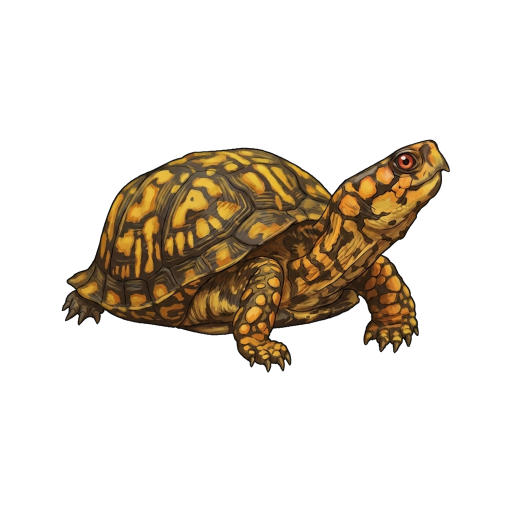
#> input picture art-pipeline/lora/dataset_v7/img_2x/common_box_turtle_3.png, 1024 x 1024 px (shown at 1/2 size); its folder holds only this picture in this run
$ python measure_outline_trough.py   (older library calls are emulated)
#> lines starting #> are read from the running program, lines starting #| are printed output that depends on the picture; after the words box and inside, x2 and y2 are one past the last pixel; in counts of white or black regions, pixels touching at a corner belong together
### art-pipeline/archive/experiments/analyze_style_consistency.py
import cv2
import numpy as np
from PIL import Image, ImageDraw, ImageFont
from pathlib import Path

ART = Path(r"C:\Users\nars7\.gemini\antigravity\brain\cf192390-434f-49ae-a401-59243749f021")
DS = Path("art-pipeline/lora/dataset")
PRE_BIRDS = Path("art-pipeline/batch_run_true_birds_snake_v2/clean_s066")
PRE_V6 = Path("art-pipeline/batch_run_v6_eval/clean_v6_step1250_s076")
PRE_SNAKE = Path("art-pipeline/batch_run_true_art_style_3_7_8/clean_v6_s052")
B2 = Path("art-pipeline/batch_run_fresh_20_batch2/clean_out")


def load_all_items() -> list[tuple[str, Path]]:
    items = []
    for sub in ["img_6x", "img_4x", "img_2x"]:
        for p in sorted((DS / sub).glob("*.png")):
            items.append((f"[v6 {sub}] {p.stem}", p))
    for fn in ["00_northern_shoveler.png", "01_northern_pintail.png", "02_american_wigeon.png", "03_green-winged_teal.png"]:
        items.append((f"[Pre-B1] {fn[3:-4]}", PRE_BIRDS / fn))
    for fn in [
        "04_mule_deer.png",
        "05_muskrat.png",
        "06_california_ground_squirrel.png",
        "07_american_pika.png",
        "08_pond_slider.png",
        "10_gopher_tortoise.png",
    ]:
        items.append((f"[Pre-B1] {fn[3:-4]}", PRE_V6 / fn))
    for fn, lbl in [
        ("00_opt3_13608867.png", "watersnake_opt3"),
        ("01_opt7_526919366.png", "watersnake_opt7"),
        ("02_opt8_13810420.png", "watersnake_opt8"),
    ]:
        items.append((f"[Pre-B1] {lbl}", PRE_SNAKE / fn))
    for p in sorted(ART.glob("fresh20_v2_*.png")):
        if "bat_ray_front" in p.name:
            continue
        short = p.stem.replace("fresh20_v2_", "")
        items.append((f"[B1-v2] {short}", p))
    for p in sorted(B2.glob("*.png")):
        items.append((f"[B2] {p.stem}", p))
    return items


# [141 lines left out: functions measure_style, main, not called in this run]


# [2 lines that do not run on import are left out]

### art-pipeline/archive/experiments/measure_outline_trough.py
"""
Halo-Invariant 1D Rebound-Trough Outline Detector:
Why previous methods failed:
1. RGBA/anti-aliased images have a 2–4px near-white halo (`L = 230..253`) outside the true edge, shifting fixed `d=1..3px` bands into white space.
2. Light-colored animals (`#47 scrub_jay`, `#55 wood_frog`) often have a colored/umber outline (`L_trough = 100..145` against an `L_body = 190..235` interior — a +85 luminance rebound!), which a fixed `L < 68` threshold misses.
3. Conversely, a dark stripe or dark animal (`L_edge = 40, L_body = 40`) has zero rebound (`L_body - L_trough = 0`) and is NOT an outline.

How this detector works:
1. Starts the silhouette strictly at `L < 215` (the 50% contrast crossing), completely ignoring any outer white/grey halo (`215..255`), and fills internal holes so white feathers (`#9 woodpecker`, `#17 snowy_owl`) are inside the silhouette.
2. At each perimeter segment, walks inward along the normal from `d = 0.5 px` to `d = 12 px`:
   - Finds the local minimum `L_trough` in the outer edge zone `d in [0.5 .. 5.0 px]` at distance `d_min`.
   - Finds the immediate interior body level `L_body` (75th percentile of `L` in `d in [d_min + 2.0 .. d_min + 7.5 px]`, i.e., strictly *behind* the trough).
   - Computes the True Trough Rebound:
       Rebound = L_body - L_trough
     If the profile monotonically darkens into a dark body/stripe without rebounding (`L_body <= L_trough + 10`), `Rebound ~ 0` (NOT an outline!).
3. Classifies every non-black boundary point (`L_body > 75`) into 3 clear physical categories:
   - BLACK / DARK CHARCOAL OUTLINE (Green): `Rebound >= 18` AND `L_trough < 70`
   - COLORED / WARM UMBER OUTLINE (Orange): `Rebound >= 15` AND `70 <= L_trough < 150`
   - NO OUTLINE / LINELESS EDGE (Red): `Rebound < 15` (body color meets background with no darker bounding line)
"""
import cv2
import numpy as np
from PIL import Image, ImageDraw, ImageFont
from pathlib import Path
import sys

sys.path.insert(0, str(Path(__file__).parent))
from analyze_style_consistency import load_all_items, ART

PICKED_45 = [
    1, 2, 3, 4, 5, 6, 7, 8, 9,
    11, 12,
    14, 15, 16, 17, 18, 19, 20, 21, 22, 23, 24, 25, 26,
    28, 29, 30, 31,
    34, 36,
    41, 42, 43,
    47,
    51, 52, 53,
    55, 56, 57,
    62, 66, 68, 69, 76,
]


def get_halo_free_silhouette(p: Path) -> tuple[np.ndarray, np.ndarray]:
    im = Image.open(p)
#> im is the input picture: PIL image 1024x1024 RGB; mean R, G, B 226.4, 219.5, 210.2
    if im.mode == "RGBA":
        bg = Image.new("RGB", im.size, (255, 255, 255))
        bg.paste(im, mask=im.split()[3])
        rgb = np.array(bg)
    else:
        rgb = np.array(im.convert("RGB"))

    gray = cv2.cvtColor(rgb, cv2.COLOR_RGB2GRAY)
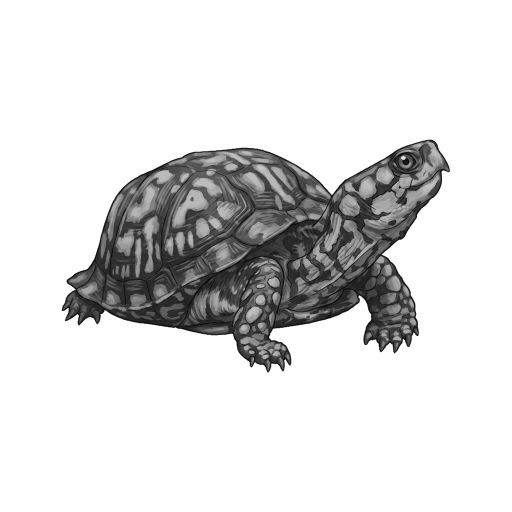
#> gray: shape (1024, 1024) (shown at 1/2 size); min 0, max 255, mean 220.5
    # Threshold at L < 218 so any 220..255 anti-aliased white halo is outside d=0!
    fg_raw = (gray < 218).astype(np.uint8)
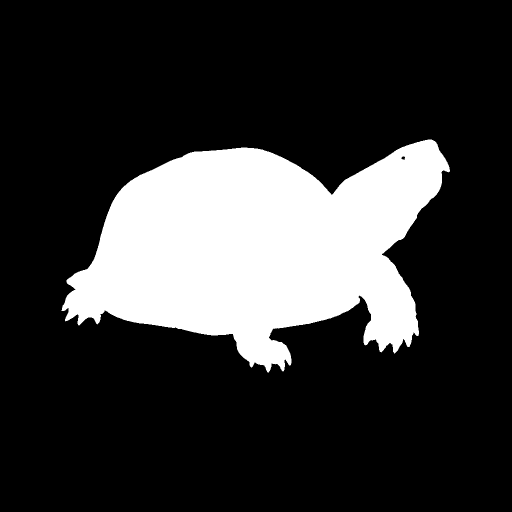
#> fg_raw: shape (1024, 1024) (shown at 1/2 size); values 0 (black) and 1 (white), 20.9% white; 1 white region, box (x1, y1, x2, y2) and area: (123, 279, 900, 745) 219639
    # Close small gaps up to 11px so white feathers on the perimeter are bridged into the solid silhouette
    closed = cv2.morphologyEx(fg_raw, cv2.MORPH_CLOSE, cv2.getStructuringElement(cv2.MORPH_ELLIPSE, (11, 11)))
#> closed: shape (1024, 1024); values 0 (black) and 1 (white), 21% white; 1 white region
    contours, _ = cv2.findContours(closed, cv2.RETR_EXTERNAL, cv2.CHAIN_APPROX_NONE)
#> contours = 1 contour; box (x1, y1, x2, y2) and area: (123, 279, 900, 745) 218881
    solid = np.zeros_like(fg_raw)
    for c in contours:
        if cv2.contourArea(c) > 400:
            cv2.drawContours(solid, [c], -1, 1, thickness=-1)
#> this loop made 1 pass
    return rgb, solid


def analyze_rebound_outline(p: Path) -> dict:
    rgb, solid = get_halo_free_silhouette(p)
    dist = cv2.distanceTransform(solid, cv2.DIST_L2, 5)
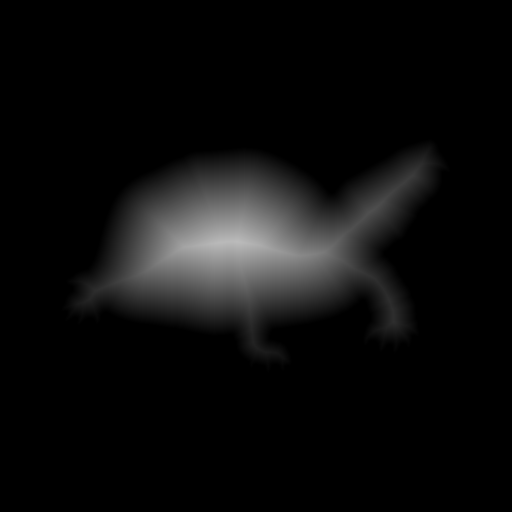
#> dist: shape (1024, 1024) float32 (shown at 1/2 size); min 0, max 187.6, mean 12.7
    # Smooth distance field before taking gradient so normal vectors are smooth and never jitter at 1px notches
    dist_smooth = cv2.GaussianBlur(dist, (7, 7), 1.5)
    gx = cv2.Sobel(dist_smooth, cv2.CV_32F, 1, 0, ksize=5)
    gy = cv2.Sobel(dist_smooth, cv2.CV_32F, 0, 1, ksize=5)
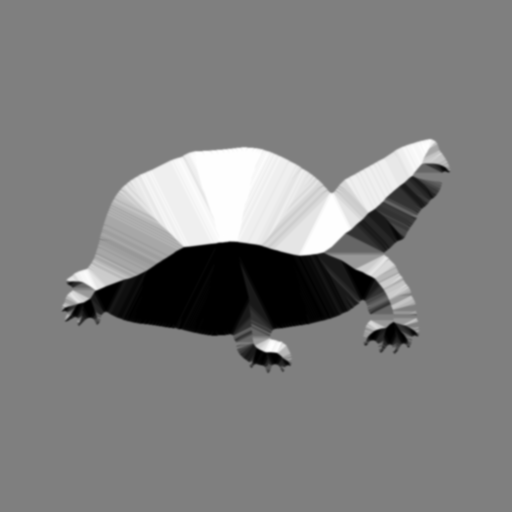
#> gy: shape (1024, 1024) float32 (shown at 1/2 size); min -128, max 128, mean 0; drawn with min black and max white
    mag = np.sqrt(gx**2 + gy**2) + 1e-6
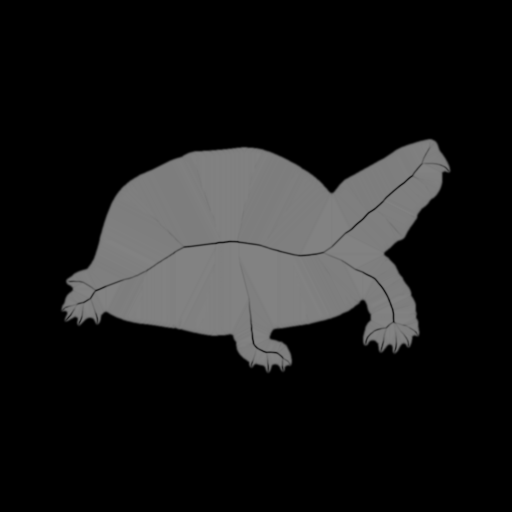
#> mag: shape (1024, 1024) float32 (shown at 1/2 size); min 1e-06, max 130.5, mean 26.5
    nx = gx / mag
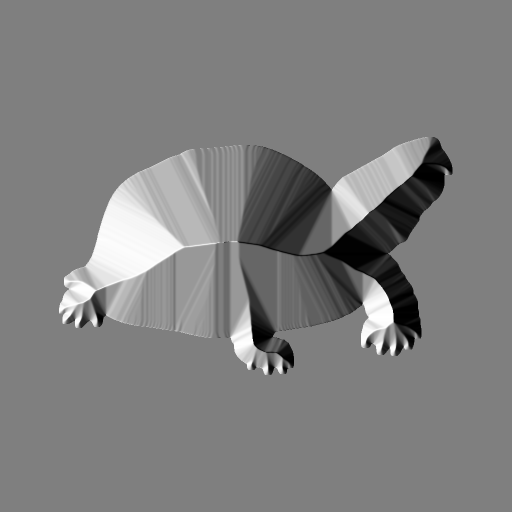
#> nx: shape (1024, 1024) float32 (shown at 1/2 size); min -1, max 1, mean -0.0001; drawn with min black and max white
    ny = gy / mag
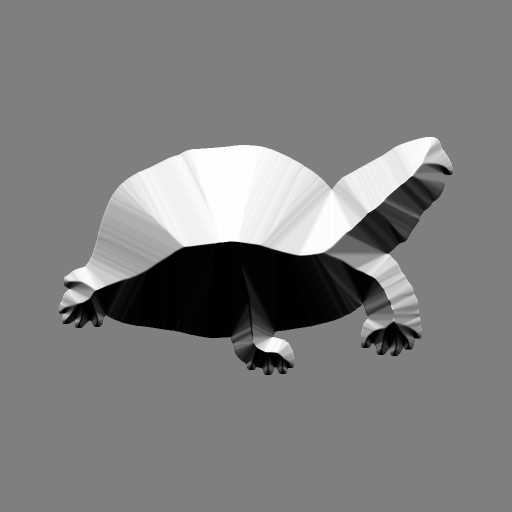
#> ny: shape (1024, 1024) float32 (shown at 1/2 size); min -1, max 1, mean 0.000429; drawn with min black and max white

    contours, _ = cv2.findContours(solid, cv2.RETR_EXTERNAL, cv2.CHAIN_APPROX_NONE)
    pts = np.vstack([c.reshape(-1, 2) for c in contours if len(c) >= 40])[::3]
#> pts = 801 pairs, first value 124 to 899, second value 279 to 744

    gray = cv2.cvtColor(rgb, cv2.COLOR_RGB2GRAY).astype(np.float32)
    h, w = gray.shape
#> h = 1024; w = 1024
    d_steps = np.linspace(0.5, 11.5, 23)  # every 0.5px

    rebounds = []
    trough_ls = []
    cats = []  # 1=Black/Charcoal outline, 2=Colored/Umber outline, 3=No outline
    vis_pts = []  # (x, y, cat) where 0=Dark body excluded

    for x0, y0 in pts:
        n_x = float(nx[y0, x0])
        n_y = float(ny[y0, x0])
        if abs(n_x) + abs(n_y) < 0.1:
            continue
        xs = np.clip(np.round(x0 + n_x * d_steps).astype(int), 0, w - 1)
        ys = np.clip(np.round(y0 + n_y * d_steps).astype(int), 0, h - 1)
        if dist[ys[-1], xs[-1]] < 3.5:
            continue

        prof = gray[ys, xs]
        # Find local trough minimum in outer edge zone d in [0.5 .. 4.5 px] (indices 0..8)
        idx_min = int(np.argmin(prof[:9]))
        l_trough = float(prof[idx_min])

        # Look strictly BEHIND the trough: indices [idx_min + 4 .. idx_min + 14] (2px to 7px deeper inside than the trough!)
        start_in = min(len(prof) - 3, idx_min + 4)
        end_in = min(len(prof), idx_min + 15)
        interior_slice = prof[start_in:end_in]
        l_body = float(np.percentile(interior_slice, 70))

        # If both the edge and the interior right behind it are dark (< 80), that's a dark animal/feather/stripe, NOT an outline!
        if l_body < 80.0 and l_trough < 75.0:
            vis_pts.append((x0, y0, 0))
            continue

        rebound = l_body - l_trough
        rebounds.append(rebound)
        trough_ls.append(l_trough)

        if rebound >= 18.0 and l_trough < 72.0:
            cat = 1  # Crisp Black / Dark Charcoal outline
        elif rebound >= 14.0 and l_trough < 152.0:
            cat = 2  # Colored / Warm Umber / Shaded outline
        else:
            cat = 3  # Lineless edge (no rebound trough)
        cats.append(cat)
        vis_pts.append((x0, y0, cat))
#> this loop made 801 passes
#> (x0, y0, n_x, n_y, idx_min, l_trough, start_in, end_in) on passes 1 to 12: (855, 279, 0.223, 0.975, 1, 27, 5, 16), (852, 280, 0.167, 0.986, 1, 24, 5, 16), (849, 281, 0.24, 0.971, 1, 22, 5, 16), (846, 281, 0.24, 0.971, 1, 20, 5, 16), (843, 282, 0.168, 0.986, 1, 19, 5, 16), (840, 283, 0.299, 0.954, 1, 18, 5, 16), (837, 284, 0.254, 0.967, 1, 19, 5, 16), (834, 284, 0.274, 0.962, 1, 20, 5, 16), (831, 285, 0.316, 0.949, 1, 19, 5, 16), (828, 286, 0.316, 0.949, 1, 21, 5, 16), (825, 287, 0.291, 0.957, 1, 21, 5, 16), (822, 288, 0.246, 0.969, 1, 20, 5, 16)
#> (n_x, n_y, idx_min, l_trough, start_in, end_in, l_body, rebound) on passes 61, 62, 63, 64, 65, 67: (0.79, 0.613, 1, 2, 5, 16, 136, 134), (0.778, 0.629, 1, 2, 5, 16, 161, 159), (0.809, 0.588, 1, 2, 5, 16, 156, 154), (0.726, 0.688, 1, 9, 5, 16, 130, 121), (0.424, 0.906, 2, 10, 6, 17, 151, 141), (-0.424, 0.906, 2, 11, 6, 17, 143, 132)

    cats_arr = np.array(cats) if cats else np.array([3])
    reb_arr = np.array(rebounds) if rebounds else np.array([0.0])
    tl_arr = np.array(trough_ls) if trough_ls else np.array([128.0])

    black_line_pct = float((cats_arr == 1).mean() * 100.0)
    umber_line_pct = float((cats_arr == 2).mean() * 100.0)
    total_line_pct = black_line_pct + umber_line_pct
    no_line_pct = float((cats_arr == 3).mean() * 100.0)
    med_rebound = float(np.median(reb_arr))
    outlined = (cats_arr == 1) | (cats_arr == 2)
    med_trough_l = float(np.median(tl_arr[outlined])) if outlined.any() else float(np.median(tl_arr))

    return {
        "black_pct": black_line_pct,
        "umber_pct": umber_line_pct,
        "total_pct": total_line_pct,
        "no_line_pct": no_line_pct,
        "med_rebound": med_rebound,
        "med_trough_l": med_trough_l,
        "vis_pts": vis_pts,
        "rgb": rgb,
    }


def main() -> None:
    items = load_all_items()
    results = {}
    print(
        f"{'ID':>3s} {'Species':34s} | {'BlackLine%':>10s} {'UmberLine%':>10s} {'TotalLine%':>10s} {'NoLine%':>8s} {'Rebound':>8s} {'Line_L':>7s}"
    )
    print("-" * 98)
    for idx in PICKED_45:
        lbl, p = items[idx - 1]
        r = analyze_rebound_outline(p)
        results[idx] = (lbl, r)
        print(
            f"#{idx:2d} {lbl:34s} | {r['black_pct']:9.1f}% {r['umber_pct']:9.1f}% {r['total_pct']:9.1f}% "
            f"{r['no_line_pct']:7.1f}% {r['med_rebound']:+7.1f} {r['med_trough_l']:7.1f}"
        )
#| # 1 [v6 img_2x] common_box_turtle_3    |      98.1%       0.0%      98.1%     1.9%   +98.0    15.0

    demo_ids = [9, 17, 11, 76, 1, 15, 6, 18, 30, 41, 47, 55, 57, 66, 68, 69]
    cols, rows = 4, 4
    cw, ch = 340, 340
    sheet = Image.new("RGB", (cols * cw, rows * ch + 60), (255, 255, 255))
    draw = ImageDraw.Draw(sheet)
    try:
        font_hdr = ImageFont.truetype("arialbd.ttf", 17)
        font_lbl = ImageFont.truetype("arialbd.ttf", 12)
    except Exception:
        font_hdr = ImageFont.load_default()
        font_lbl = ImageFont.load_default()

    draw.rectangle([0, 0, cols * cw, 56], fill=(35, 38, 45))
    draw.text(
        (14, 8),
        "Halo-Invariant Rebound-Trough Outline Detector (Requires V-Valley Rebound Inside Edge!)",
        fill=(255, 255, 255),
        font=font_hdr,
    )
    draw.text(
        (14, 32),
        "GREEN = Black/Charcoal Line (L<72)  |  ORANGE = Colored/Umber Line (L=72..152)  |  RED = No Line (No Rebound)  |  BLUE = Dark Body (Excluded)",
        fill=(210, 225, 245),
        font=font_lbl,
    )

    for i, idx in enumerate(demo_ids):
        lbl, r = results[idx]
        vis = r["rgb"].copy()
        for x0, y0, st in r["vis_pts"]:
            if st == 0:
                color = (70, 130, 230)  # Blue: Dark body interior (excluded)
            elif st == 1:
                color = (20, 195, 55)   # Green: Black/charcoal outline
            elif st == 2:
                color = (245, 155, 15)  # Orange: Colored/umber outline
            else:
                color = (235, 45, 45)   # Red: No outline
            cv2.circle(vis, (int(x0), int(y0)), 4, color, -1)

        row_i, col_i = divmod(i, cols)
        x_corner = col_i * cw
        y_corner = 56 + row_i * ch
        sheet.paste(Image.fromarray(vis).resize((cw - 16, ch - 52), Image.Resampling.LANCZOS), (x_corner + 8, y_corner + 42))
        draw.rectangle([x_corner, y_corner, x_corner + cw, y_corner + ch], outline=(215, 215, 215), width=1)
        short = lbl.split("] ")[-1][:22]
        draw.text((x_corner + 8, y_corner + 6), f"#{idx} {short}", fill=(20, 20, 20), font=font_lbl)
        draw.text(
            (x_corner + 8, y_corner + 23),
            f"BlkLine={r['black_pct']:.0f}%  UmbLine={r['umber_pct']:.0f}%  NoLine={r['no_line_pct']:.0f}%  Reb={r['med_rebound']:+.0f}",
            fill=(70, 70, 70),
            font=font_lbl,
        )

    out_p = ART / "inward_normal_outline_verification.jpg"
    sheet.save(out_p, quality=92)
    print(f"Saved verification sheet to {out_p}")

    # Also build the full 45-tile cohesion board (9x5) with #76 and the new rebound-trough metrics
    cols45, rows45 = 9, 5
    tw, th = 220, 235
    board45 = Image.new("RGB", (cols45 * tw, rows45 * th + 58), (255, 255, 255))
    d45 = ImageDraw.Draw(board45)
    d45.rectangle([0, 0, cols45 * tw, 54], fill=(30, 34, 42))
    d45.text(
        (14, 7),
        "Your 45 Picked Candidates (#76 Corrected) — Halo-Invariant Rebound-Trough Outline Metrics",
        fill=(255, 255, 255),
        font=font_hdr,
    )
    d45.text(
        (14, 31),
        "Perimeter Overlay: GREEN = Black/Charcoal Line (L<72) | ORANGE = Colored/Umber Line (L=72..152) | RED = Lineless Edge | BLUE = Dark Body Excluded",
        fill=(210, 225, 245),
        font=font_lbl,
    )
    for k, idx in enumerate(PICKED_45):
        lbl, r = results[idx]
        vis = r["rgb"].copy()
        for x0, y0, st in r["vis_pts"]:
            if st == 0:
                c = (70, 130, 230)
            elif st == 1:
                c = (20, 195, 55)
            elif st == 2:
                c = (245, 155, 15)
            else:
                c = (235, 45, 45)
            cv2.circle(vis, (int(x0), int(y0)), 4, c, -1)
        ri, ci = divmod(k, cols45)
        xc = ci * tw
        yc = 54 + ri * th
        board45.paste(Image.fromarray(vis).resize((tw - 12, th - 48), Image.Resampling.LANCZOS), (xc + 6, yc + 42))
        # Border color indicates dominant outline type: Green (Black>=50%), Orange (Total>=80% via Umber), Red (NoLine>20%)
        if r["black_pct"] >= 50.0:
            bcol = (30, 175, 65)
        elif r["total_pct"] >= 80.0:
            bcol = (235, 145, 20)
        else:
            bcol = (225, 60, 60)
        d45.rectangle([xc + 1, yc + 1, xc + tw - 2, yc + th - 2], outline=bcol, width=2)
        short = lbl.split("] ")[-1][:18]
        d45.text((xc + 6, yc + 5), f"#{idx} {short}", fill=(20, 20, 20), font=font_lbl)
        d45.text(
            (xc + 6, yc + 22),
            f"Blk:{r['black_pct']:.0f}% Umb:{r['umber_pct']:.0f}% NoL:{r['no_line_pct']:.0f}%",
            fill=(65, 65, 65),
            font=font_lbl,
        )
    out45 = ART / "picked_45_cohesion_board.jpg"
    board45.save(out45, quality=92)
    print(f"Saved 45-candidate board to {out45}")


if __name__ == "__main__":
#> (the run stopped early here; a loop or call above may not have finished)
